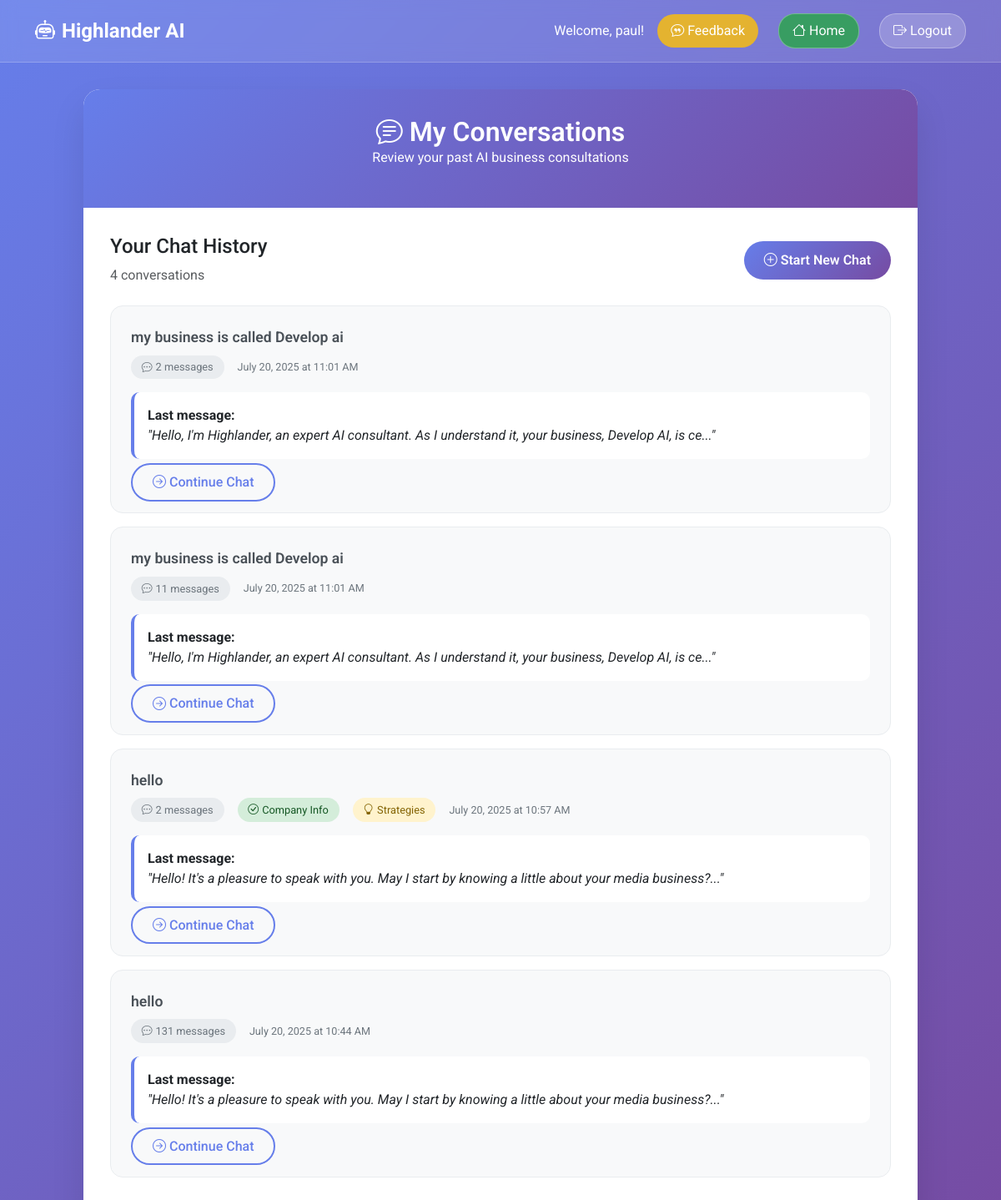
The page /my-chats (signed in) on the database its author committed.
### models.py (models this page shows, shortened)
class User(UserMixin, db.Model):
    __tablename__ = 'users'
    id = db.Column(db.Integer, primary_key=True)
    username = db.Column(db.String(80), unique=True, nullable=False)
    email = db.Column(db.String(120), unique=True, nullable=False)
    password_hash = db.Column(db.String(128), nullable=False)
    is_admin = db.Column(db.Boolean, default=False)
    created_at = db.Column(db.DateTime, default=datetime.utcnow)
    last_login = db.Column(db.DateTime)
    latitude = db.Column(db.Float)
    longitude = db.Column(db.Float)
    location_name = db.Column(db.String(200))
    analyses = db.relationship('MediaAnalysis', backref='user', lazy=True)

class Chat(db.Model):
    __tablename__ = 'chats'
    id = db.Column(db.Integer, primary_key=True)
    user_id = db.Column(db.Integer, db.ForeignKey('users.id'), nullable=True)
    created_at = db.Column(db.DateTime, default=datetime.utcnow)
    updated_at = db.Column(db.DateTime, default=datetime.utcnow, onupdate=datetime.utcnow)
    title = db.Column(db.String(255), nullable=True)  # Optional title based on content
    fact_sheet = db.Column(db.Text, nullable=True)  # Stores extracted company info
    strategies = db.Column(db.Text, nullable=True)  # Stores generated strategies
    messages = relationship("Message", back_populates="chat", cascade="all, delete-orphan")

class Message(db.Model):
    __tablename__ = 'messages'
    id = db.Column(db.Integer, primary_key=True)
    chat_id = db.Column(db.Integer, db.ForeignKey('chats.id'), nullable=False)
    role = db.Column(db.String(50), nullable=False)  # 'user', 'assistant', 'system'
    content = db.Column(db.Text, nullable=False)
    created_at = db.Column(db.DateTime, default=datetime.utcnow)
    chat = relationship("Chat", back_populates="messages")

### app.py (the view)
@app.route('/my-chats')
@login_required
def my_chats():
    if hasattr(current_user, 'is_admin') and current_user.is_admin:
        return redirect(url_for('get_chats'))
    chats = Chat.query.filter_by(user_id=current_user.id).order_by(Chat.updated_at.desc()).all()
    return render_template('user_chats.html', chats=chats)

### app.py (called while the page is built)
@login_manager.user_loader
def load_user(user_id):
    return User.query.get(int(user_id))

### templates/user_chats.html (shortened to what this page needs)
<!DOCTYPE html>
<html lang="en">
<head>
    <link href="https://cdn.jsdelivr.net/npm/bootstrap@5.3.2/dist/css/bootstrap.min.css" rel="stylesheet">
    <link rel="stylesheet" href="https://cdn.jsdelivr.net/npm/bootstrap-icons@1.11.2/font/bootstrap-icons.min.css">
</head>
<body>
    <div class="top-bar">
        <div class="container">
            <div class="d-flex justify-content-between align-items-center">
                <a href="{{ url_for('user_dashboard') }}" class="brand">
                    <i class="bi bi-robot me-2"></i>Highlander AI
                </a>
                <div class="user-info">
                    <span>Welcome, {{ current_user.username }}!</span>
                    <button class="logout-btn me-2" data-bs-toggle="modal" data-bs-target="#feedbackModal" style="background: rgba(255, 193, 7, 0.8); border: none;">
                        <i class="bi bi-chat-quote me-1"></i>Feedback
                    </button>
                    <a href="{{ url_for('user_dashboard') }}" class="logout-btn me-2" style="background: rgba(40, 167, 69, 0.8);">
                        <i class="bi bi-house me-1"></i>Home
                    </a>
                    <a href="{{ url_for('logout') }}" class="logout-btn">
                        <i class="bi bi-box-arrow-right me-1"></i>Logout
                    </a>
                </div>
            </div>
        </div>
    </div>
    <div class="container">
        <div class="content-container">
            <div class="content-header">
                <h1><i class="bi bi-chat-text me-2"></i>My Conversations</h1>
                <p>Review your past AI business consultations</p>
            </div>
            <div class="content-body">
                <div class="d-flex justify-content-between align-items-center mb-4">
                    <div>
                        <h4>Your Chat History</h4>
                        <p class="text-muted mb-0">{{ chats|length }} conversation{% if chats|length != 1 %}s{% endif %}</p>
                    </div>
                    <a href="{{ url_for('user_dashboard') }}" class="btn-primary-custom">
                        <i class="bi bi-plus-circle me-1"></i>Start New Chat
                    </a>
                </div>
                {% if chats %}
                    {% for chat in chats %}
                    <div class="chat-card">
                        <div class="chat-title">
                            {{ chat.title or 'Untitled Conversation' }}
                        </div>
                        <div class="chat-meta">
                            <div class="chat-stats">
                                <span class="stat-badge">
                                    <i class="bi bi-chat-dots me-1"></i>{{ chat.messages|length }} messages
                                </span>
                                {% if chat.fact_sheet %}
                                <span class="stat-badge" style="background: #d4edda; color: #155724;">
                                    <i class="bi bi-check-circle me-1"></i>Company Info
                                </span>
                                {% endif %}
                                {% if chat.strategies %}
                                <span class="stat-badge" style="background: #fff3cd; color: #856404;">
                                    <i class="bi bi-lightbulb me-1"></i>Strategies
                                </span>
                                {% endif %}
                            </div>
                            <div>
                                <small>{{ chat.updated_at.strftime('%B %d, %Y at %I:%M %p') }}</small>
                            </div>
                        </div>
                        {% if chat.messages %}
                        <div class="mt-3">
                            <div style="background: white; border-radius: 10px; padding: 1rem; border-left: 4px solid #667eea;">
                                <strong>Last message:</strong><br>
                                <em>"{{ chat.messages[-1].content[:100] }}{% if chat.messages[-1].content|length > 100 %}...{% endif %}"</em>
                            </div>
                        </div>
                        {% endif %}
                        <div class="mt-3">
                            <a href="{{ url_for('user_dashboard') }}?chat_id={{ chat.id }}" class="btn-outline-custom">
                                <i class="bi bi-arrow-right-circle me-1"></i>Continue Chat
                            </a>
                        </div>
                    </div>
                    {% endfor %}
                {% endif %}
            </div>
        </div>
    </div>
</body>
</html>

### templates/user_chats.html (style rules this page uses)
body { font-family: 'Roboto', sans-serif; background: linear-gradient(135deg, #667eea 0%, #764ba2 100%); min-height: 100vh; margin: 0; padding: 0; }
.top-bar { background: rgba(255, 255, 255, 0.1); backdrop-filter: blur(10px); border-bottom: 1px solid rgba(255, 255, 255, 0.2); padding: 1rem 0; color: white; }
.top-bar .brand { font-size: 1.5rem; font-weight: 700; text-decoration: none; color: white; }
.user-info { display: flex; align-items: center; gap: 1rem; }
.content-container { max-width: 1000px; margin: 2rem auto; background: white; border-radius: 20px; box-shadow: 0 20px 40px rgba(0, 0, 0, 0.1); overflow: hidden; min-height: 70vh; }
.content-header { background: linear-gradient(135deg, #667eea, #764ba2); color: white; padding: 2rem; text-align: center; }
.content-header h1 { margin: 0; font-size: 2rem; font-weight: 600; }
.content-body { padding: 2rem; }
.chat-card { background: #f8f9fa; border: 1px solid #e9ecef; border-radius: 15px; padding: 1.5rem; margin-bottom: 1rem; transition: all 0.3s; }
.chat-title { font-weight: 600; font-size: 1.1rem; margin-bottom: 0.5rem; color: #495057; }
.chat-meta { display: flex; justify-content: between; align-items: center; gap: 1rem; font-size: 0.9rem; color: #6c757d; }
.chat-stats { display: flex; gap: 1rem; }
.stat-badge { background: #e9ecef; padding: 0.3rem 0.8rem; border-radius: 20px; font-size: 0.8rem; }
.btn-primary-custom { background: linear-gradient(135deg, #667eea, #764ba2); border: none; border-radius: 25px; color: white; padding: 0.7rem 1.5rem; font-weight: 600; text-decoration: none; transition: transform 0.2s; }
.btn-outline-custom { border: 2px solid #667eea; border-radius: 25px; color: #667eea; padding: 0.7rem 1.5rem; font-weight: 500; text-decoration: none; transition: all 0.3s; }
.logout-btn { background: rgba(255, 255, 255, 0.2); border: 1px solid rgba(255, 255, 255, 0.3); color: white; border-radius: 20px; padding: 0.5rem 1rem; text-decoration: none; transition: all 0.3s; }

### rows shown on the page
User: username "paul"
Chat: title "my business is called Develop ai", messages|length "2", updated_at "July 20, 2025 at 11:01 AM", content "Hello, I'm Highlander, an expert AI consultant. As I understand it, your business, Develop AI, is ce"
Chat: title "my business is called Develop ai", messages|length "11", updated_at "July 20, 2025 at 11:01 AM", content "Hello, I'm Highlander, an expert AI consultant. As I understand it, your business, Develop AI, is ce"
Chat: title "hello", messages|length "2", shows "Company Info", shows "Strategies", updated_at "July 20, 2025 at 10:57 AM", content "Hello! It's a pleasure to speak with you. May I start by knowing a little about your media business?"
Chat: title "hello", messages|length "131", updated_at "July 20, 2025 at 10:44 AM", content "Hello! It's a pleasure to speak with you. May I start by knowing a little about your media business?"

### other values the page prints
{{ chats|length }} "4"
